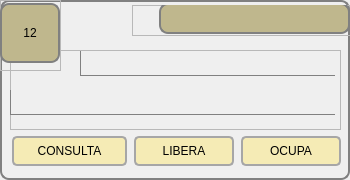
        <widget class="QGroupBox" name="groupBox_13">
         <property name="minimumSize">
          <size>
           <width>350</width>
           <height>180</height>
          </size>
         </property>
         <property name="maximumSize">
          <size>
           <width>350</width>
           <height>180</height>
          </size>
         </property>
         <property name="styleSheet">
          <string notr="true">QPushButton{
	border: 2px solid;
    border-radius: 5px;
	border-color: rgb(166, 166, 166);
	font: 11pt &quot;Arial&quot;; 
	background-color: rgb(245, 235, 181);		
}

QPushButton::hover{
    border: 1px solid gray;
    border-radius: 6px;
	font: Bold 11pt &quot;Arial&quot;; 
	background-color:rgb(191, 183, 141);		
}

QGroupBox{
    background-color: qlineargradient(x1: 0, y1: 0, x2: 0, y2: 1,
                                      stop: 0 #E0E0E0, stop: 1 #FFFFFF);
    border: 2px solid gray;
    border-radius: 9px;
    margin-top: 1ex; /* leave space at the top for the title */
}</string>
         </property>
         <property name="title">
          <string/>
         </property>
         <widget class="QWidget" name="layoutWidget_13">
          <property name="geometry">
           <rect>
            <x>11</x>
            <y>135</y>
            <width>331</width>
            <height>32</height>
           </rect>
          </property>
          <layout class="QHBoxLayout" name="horizontalLayout_14">
           <item>
            <widget class="QPushButton" name="btn_consulta_12">
             <property name="minimumSize">
              <size>
               <width>115</width>
               <height>30</height>
              </size>
             </property>
             <property name="maximumSize">
              <size>
               <width>105</width>
               <height>30</height>
              </size>
             </property>
             <property name="text">
              <string>CONSULTA</string>
             </property>
            </widget>
           </item>
           <item>
            <widget class="QPushButton" name="btn_libera_12">
             <property name="minimumSize">
              <size>
               <width>100</width>
               <height>30</height>
              </size>
             </property>
             <property name="maximumSize">
              <size>
               <width>100</width>
               <height>30</height>
              </size>
             </property>
             <property name="text">
              <string>LIBERA</string>
             </property>
            </widget>
           </item>
           <item>
            <widget class="QPushButton" name="btn_ocupa_12">
             <property name="minimumSize">
              <size>
               <width>100</width>
               <height>30</height>
              </size>
             </property>
             <property name="maximumSize">
              <size>
               <width>100</width>
               <height>30</height>
              </size>
             </property>
             <property name="text">
              <string>OCUPA</string>
             </property>
            </widget>
           </item>
          </layout>
         </widget>
         <widget class="QFrame" name="frame_36">
          <property name="geometry">
           <rect>
            <x>10</x>
            <y>50</y>
            <width>331</width>
            <height>80</height>
           </rect>
          </property>
          <property name="styleSheet">
           <string notr="true">QLabel{
	border: 1px solid;
	border-right-color: transparent;
	border-top-color: transparent;
	border-left-color: gray;
	border-bottom-color: gray;
	font: Bold Italic 12pt &quot;Courier&quot;;

}
</string>
          </property>
          <property name="frameShape">
           <enum>QFrame::StyledPanel</enum>
          </property>
          <property name="frameShadow">
           <enum>QFrame::Raised</enum>
          </property>
          <widget class="QLabel" name="lbl_referencia_12">
           <property name="geometry">
            <rect>
             <x>0</x>
             <y>40</y>
             <width>325</width>
             <height>25</height>
            </rect>
           </property>
           <property name="text">
            <string/>
           </property>
          </widget>
          <widget class="QLabel" name="lbl_ocupa_libera_12">
           <property name="geometry">
            <rect>
             <x>70</x>
             <y>1</y>
             <width>255</width>
             <height>25</height>
            </rect>
           </property>
           <property name="text">
            <string/>
           </property>
          </widget>
         </widget>
         <widget class="QFrame" name="frame_37">
          <property name="geometry">
           <rect>
            <x>132</x>
            <y>5</y>
            <width>221</width>
            <height>31</height>
           </rect>
          </property>
          <property name="styleSheet">
           <string notr="true">QLabel{
    border: 2px solid gray;
    border-radius: 9px;
	font: Bold 15pt &quot;Arial&quot;; 
	background-color: rgb(191, 183, 141);	
}
</string>
          </property>
          <property name="frameShape">
           <enum>QFrame::StyledPanel</enum>
          </property>
          <property name="frameShadow">
           <enum>QFrame::Raised</enum>
          </property>
          <widget class="QLabel" name="lbl_estado_12">
           <property name="geometry">
            <rect>
             <x>27</x>
             <y>-2</y>
             <width>191</width>
             <height>31</height>
            </rect>
           </property>
           <property name="text">
            <string/>
           </property>
           <property name="alignment">
            <set>Qt::AlignCenter</set>
           </property>
          </widget>
         </widget>
         <widget class="QFrame" name="frame_38">
          <property name="geometry">
           <rect>
            <x>0</x>
            <y>0</y>
            <width>61</width>
            <height>71</height>
           </rect>
          </property>
          <property name="styleSheet">
           <string notr="true">QLabel{
    border: 2px solid gray;
    border-radius: 9px;
	font: Bold 25pt &quot;Arial&quot;; 
	background-color: rgb(191, 183, 141);	
}
</string>
          </property>
          <property name="frameShape">
           <enum>QFrame::StyledPanel</enum>
          </property>
          <property name="frameShadow">
           <enum>QFrame::Raised</enum>
          </property>
          <widget class="QLabel" name="label_12">
           <property name="geometry">
            <rect>
             <x>0</x>
             <y>3</y>
             <width>60</width>
             <height>60</height>
            </rect>
           </property>
           <property name="text">
            <string>12</string>
           </property>
           <property name="alignment">
            <set>Qt::AlignCenter</set>
           </property>
          </widget>
         </widget>
        </widget>
